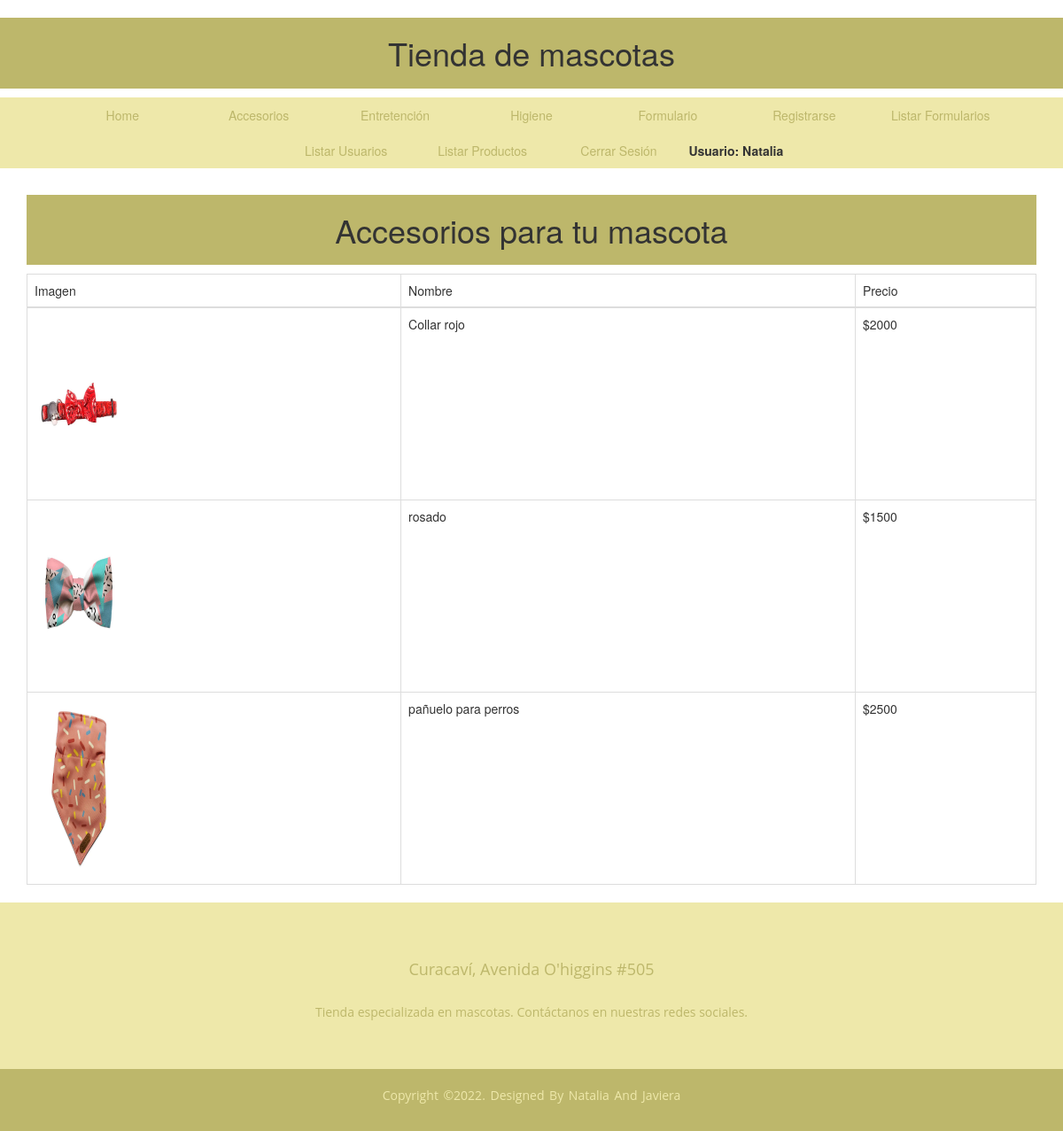
Page /producto/productos_venta/ (signed in) on the committed database.
### Producto/models.py (models this page shows, shortened)
class Producto (models.Model):
    codigo = models.CharField(max_length=15)
    nombre = models.CharField(max_length=50)
    precio = models.CharField(max_length=7)
    imagen = models.ImageField(upload_to='img')

### Producto/views.py (the view)
# urls.py: path('productos_venta/', ProdList.as_view(), name='productos_venta'),
class ProdList (ListView):
    model = Producto
    template_name = 'Producto/productos_venta.html'

### templates/Producto/productos_venta.html (shortened to what this page needs)
{% extends 'Producto/base/base.html' %}
{% load static %}
    {% block content %}
    <h1 class="display-3">Accesorios para tu mascota</h1>
{% if not object_list %}
<h1>No hay registro de productos</h1>
<br><br><br><br><br><br><br><br>
{% else %}
<table class="table table-bordered">
    <thead>
        <tr>
            <td>Imagen</td>
            <td>Nombre</td>
            <td>Precio</td>
        </tr>
    </thead>
    <tbody>
        {% for producto in object_list %}
        <tr>
            <td><img src= ../../static/img/{{ producto.imagen }} style="width: 100px;"/> </td>
            <td>{{ producto.nombre }}</td>
            <td>{{ producto.precio }}</td>
        </tr>
        {% endfor %}
    </tbody>
</table>
{% endif %}
</div>
{% endblock %}

### templates/Producto/base/base.html (shortened to what this page needs)
{% load static %}
<!DOCTYPE html>
<html lang="es">
<head>
    <link type='text/css' href='{% static 'css/estilo.css' %}' rel='stylesheet'/>
    <link rel="stylesheet" href="//maxcdn.bootstrapcdn.com/bootstrap/3.2.0/css/bootstrap.min.css">
</head>
<body>
    {% block navbar %}
    <h1>Tienda de mascotas</h1>
    <nav id="navbar">
        <div id="nav">
            <ul>
                <li class="nav-item"><a href="{% url 'home' %}">Home</a></li>
                <li class="nav-item"><a href="{% url 'accesorios' %}">Accesorios</a></li>
                <li class="nav-item"><a href="{% url 'entretencion' %}">Entretención</a></li>
                <li class="nav-item"><a href="{% url 'higiene' %}">Higiene</a></li>
                <li class="nav-item"><a href="{% url 'agregar_formulario' %}">Formulario</a></li>
                <li class="nav-item"><a href="{% url 'registrar' %}">Registrarse</a></li>
                {% if user.is_authenticated %}
                {% if user.is_superuser %}
                <li class="nav-item"><a href="{% url 'listar_formulario' %}">Listar Formularios</a></li>
                <li class="nav-item"><a href="{% url 'listar_usuario' %}">Listar Usuarios</a></li>
                <li class="nav-item"><a href="{% url 'listar_producto' %}">Listar Productos</a></li>
                {% endif %}
                <li class="nav-item"><a href="{% url 'logout' %}">Cerrar Sesión</a></li>
                <span class="ml-md-5"><strong>Usuario: {{ user.get_username }}</strong></span>
                {% endif %}
            </ul>
        </div>
    </nav>
    {% endblock %}
    <div class="container">
        {% block content %}{% endblock %}
</body>
{% block footer %}
<footer>
<div class="footer-content">
    <h2>Curacaví, Avenida O'higgins #505</h2>
    <p>Tienda especializada en mascotas. Contáctanos en nuestras redes sociales.</p>
</div>
<div class="footer-bottom">
    <p>Copyright &copy;2022. Designed By Natalia and Javiera</p>
</div>
</footer>
{% endblock %}
</html>

### static/css/estilo.css (style rules this page uses)
* { padding: 0; margin: 0; }
h1 { text-align: center; background-color: darkkhaki; color: palegoldenrod; padding: 20px; }
nav ul { background-color: palegoldenrod; width: 100%; list-style: none; text-align: center; }
nav li { display: inline-flex; }
nav a { text-decoration: none; color: darkkhaki; padding: 10px; width: 150px; }
img { width: 200px; height: 200px; }
* { box-sizing: border-box; }
footer { position: static; bottom: 0; right: 0; left: 0; background-color: palegoldenrod; height: auto; width: 100%; font-family: "Open Sans"; padding-top: 40px; color: darkkhaki; }
.footer-content { display: flex; align-items: center; justify-content: center; flex-direction: column; text-align: center; }
.footer-content h2 { font-size: 1.8rem; font-weight: 400; text-transform: capitalize; line-height: 3rem; }
.footer-content p { max-width: 500px; margin: 10px auto; line-height: 28px; font-size: 14px; }
.footer-bottom { background: darkkhaki; width: 100%; padding: 20px 0; text-align: center; color: palegoldenrod; }
.footer-bottom p { font-size: 14px; word-spacing: 2px; text-transform: capitalize; }

### rows in the picture
Producto: imagen (picture), nombre "Collar rojo", precio "$2000"
Producto: imagen (picture), nombre "rosado", precio "$1500"
Producto: imagen (picture), nombre "pañuelo para perros", precio "$2500"

### other values in the picture
{{ user.get_username }} "Natalia"
